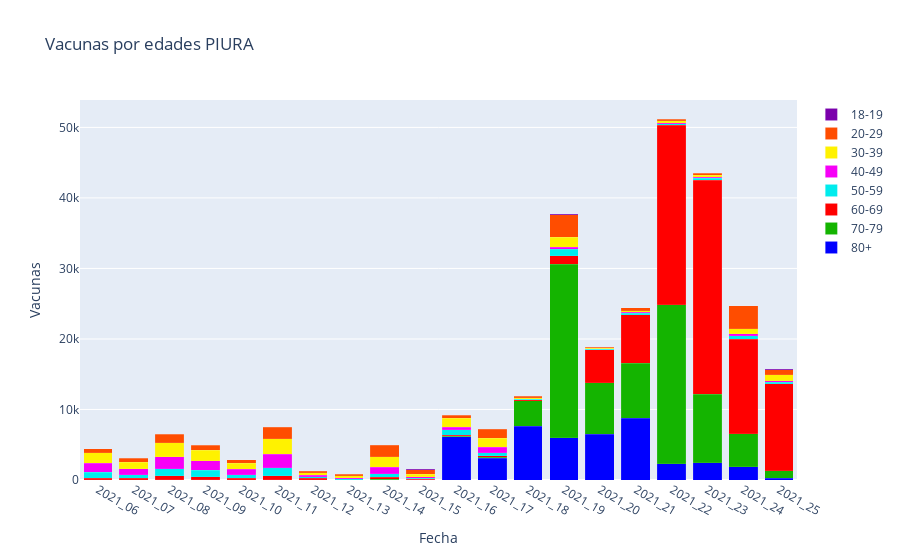
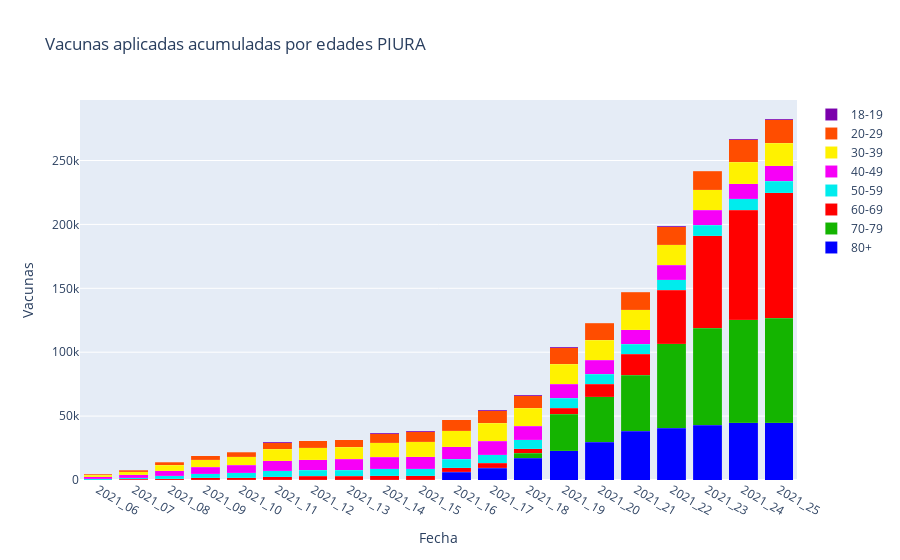
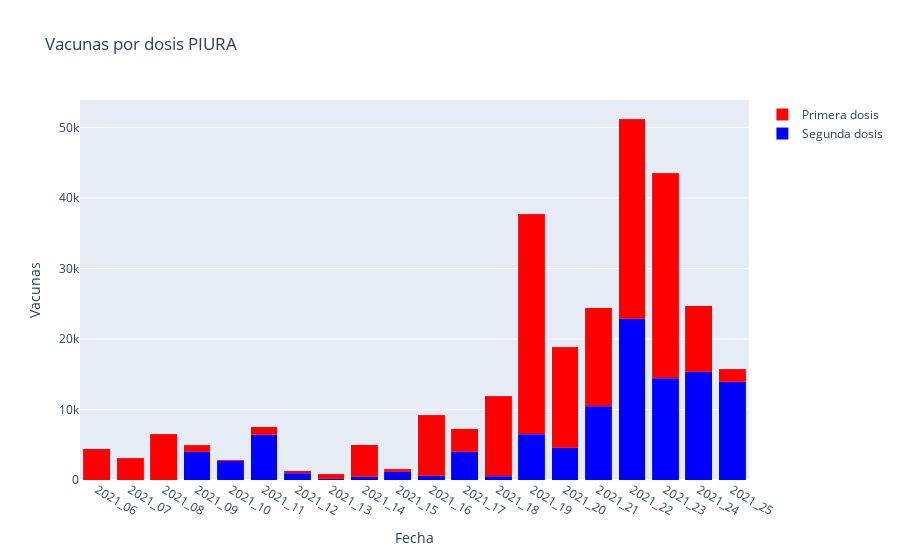
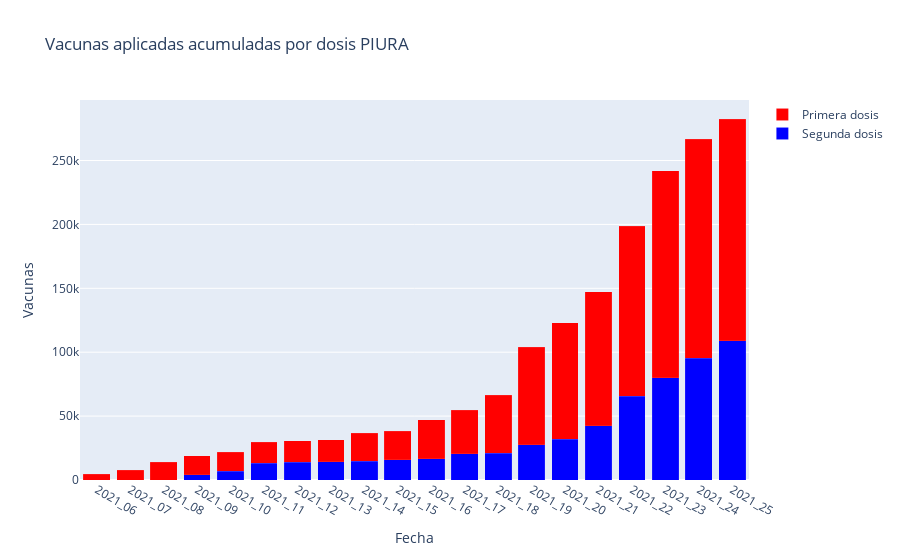

The code cell stored with these charts, in order, in its notebook:
### Code cell
# Tipo de grafico 2:
# Departamento
# Por semana
graficar_datos_depa_prov('PIURA', df_c, ubi = 'depa', periodo = 'sem')

### Figure 1 — Plotly figure (JSON) as saved in the notebook; plotly's stock layout.template omitted (floating-point values rounded to 4 significant figures)
{"data": [{"marker": {"color": "rgb(0,0,255)", "line": {"color": "rgba(248,248,249)", "width": 0.1}}, "name": "80+", "type": "bar", "x": ["2021_06", "2021_07", "2021_08", "2021_09", "2021_10", "2021_11", "2021_12", "2021_13", "2021_14", "2021_15", "2021_16", "2021_17", "2021_18", "2021_19", "2021_20", "2021_21", "2021_22", "2021_23", "2021_24", "2021_25"], "y": [0, 0, 1, 0, 0, 0, 9, 0, 7, 10, 6157, 3060, 7626, 6015, 6470, 8776, 2279, 2458, 1867, 226]}, {"marker": {"color": "rgb(20,180,0)", "line": {"color": "rgba(248,248,249)", "width": 0.1}}, "name": "70-79", "type": "bar", "x": ["2021_06", "2021_07", "2021_08", "2021_09", "2021_10", "2021_11", "2021_12", "2021_13", "2021_14", "2021_15", "2021_16", "2021_17", "2021_18", "2021_19", "2021_20", "2021_21", "2021_22", "2021_23", "2021_24", "2021_25"], "y": [3, 3, 19, 7, 2, 23, 14, 10, 96, 14, 71, 158, 3609, 24566, 7323, 7763, 22606, 9692, 4695, 1092]}, {"marker": {"color": "rgb(255,0,0)", "line": {"color": "rgba(248,248,249)", "width": 0.1}}, "name": "60-69", "type": "bar", "x": ["2021_06", "2021_07", "2021_08", "2021_09", "2021_10", "2021_11", "2021_12", "2021_13", "2021_14", "2021_15", "2021_16", "2021_17", "2021_18", "2021_19", "2021_20", "2021_21", "2021_22", "2021_23", "2021_24", "2021_25"], "y": [279, 262, 598, 462, 254, 604, 235, 49, 275, 48, 151, 246, 126, 1250, 4684, 6927, 25407, 30338, 13429, 12356]}, {"marker": {"color": "rgb(0,236,237)", "line": {"color": "rgba(248,248,249)", "width": 0.1}}, "name": "50-59", "type": "bar", "x": ["2021_06", "2021_07", "2021_08", "2021_09", "2021_10", "2021_11", "2021_12", "2021_13", "2021_14", "2021_15", "2021_16", "2021_17", "2021_18", "2021_19", "2021_20", "2021_21", "2021_22", "2021_23", "2021_24", "2021_25"], "y": [808, 483, 977, 888, 466, 1081, 175, 94, 488, 155, 781, 411, 58, 861, 58, 163, 218, 313, 449, 158]}, {"marker": {"color": "rgb(247,0,247)", "line": {"color": "rgba(248,248,249)", "width": 0.1}}, "name": "40-49", "type": "bar", "x": ["2021_06", "2021_07", "2021_08", "2021_09", "2021_10", "2021_11", "2021_12", "2021_13", "2021_14", "2021_15", "2021_16", "2021_17", "2021_18", "2021_19", "2021_20", "2021_21", "2021_22", "2021_23", "2021_24", "2021_25"], "y": [1285, 861, 1687, 1355, 787, 1911, 269, 158, 917, 232, 349, 764, 75, 312, 58, 165, 183, 164, 275, 242]}, {"marker": {"color": "rgb(255,242,0)", "line": {"color": "rgba(248,248,249)", "width": 0.1}}, "name": "30-39", "type": "bar", "x": ["2021_06", "2021_07", "2021_08", "2021_09", "2021_10", "2021_11", "2021_12", "2021_13", "2021_14", "2021_15", "2021_16", "2021_17", "2021_18", "2021_19", "2021_20", "2021_21", "2021_22", "2021_23", "2021_24", "2021_25"], "y": [1487, 907, 1973, 1504, 851, 2245, 295, 269, 1547, 340, 1229, 1266, 182, 1418, 81, 212, 218, 230, 716, 829]}, {"marker": {"color": "rgb(255,77,0)", "line": {"color": "rgba(248,248,249)", "width": 0.1}}, "name": "20-29", "type": "bar", "x": ["2021_06", "2021_07", "2021_08", "2021_09", "2021_10", "2021_11", "2021_12", "2021_13", "2021_14", "2021_15", "2021_16", "2021_17", "2021_18", "2021_19", "2021_20", "2021_21", "2021_22", "2021_23", "2021_24", "2021_25"], "y": [602, 581, 1222, 682, 519, 1638, 263, 238, 1628, 621, 465, 1320, 168, 3175, 170, 408, 247, 276, 3250, 740]}, {"marker": {"color": "rgb(123,0,172)", "line": {"color": "rgba(248,248,249)", "width": 0.1}}, "name": "18-19", "type": "bar", "x": ["2021_06", "2021_07", "2021_08", "2021_09", "2021_10", "2021_11", "2021_12", "2021_13", "2021_14", "2021_15", "2021_16", "2021_17", "2021_18", "2021_19", "2021_20", "2021_21", "2021_22", "2021_23", "2021_24", "2021_25"], "y": [2, 9, 13, 7, 8, 78, 23, 3, 50, 91, 4, 54, 8, 55, 9, 23, 35, 32, 60, 64]}], "layout": {"barmode": "stack", "title": {"text": "Vacunas por edades PIURA"}, "xaxis": {"title": {"text": "Fecha"}}, "yaxis": {"title": {"text": "Vacunas"}}}}

### Figure 2 — Plotly figure (JSON) as saved in the notebook; plotly's stock layout.template omitted (floating-point values rounded to 4 significant figures)
{"data": [{"marker": {"color": "rgb(0,0,255)", "line": {"color": "rgba(248,248,249)", "width": 0.1}}, "name": "80+", "type": "bar", "x": ["2021_06", "2021_07", "2021_08", "2021_09", "2021_10", "2021_11", "2021_12", "2021_13", "2021_14", "2021_15", "2021_16", "2021_17", "2021_18", "2021_19", "2021_20", "2021_21", "2021_22", "2021_23", "2021_24", "2021_25"], "y": [0, 0, 1, 1, 1, 1, 10, 10, 17, 27, 6184, 9244, 16870, 22885, 29355, 38131, 40410, 42868, 44735, 44961]}, {"marker": {"color": "rgb(20,180,0)", "line": {"color": "rgba(248,248,249)", "width": 0.1}}, "name": "70-79", "type": "bar", "x": ["2021_06", "2021_07", "2021_08", "2021_09", "2021_10", "2021_11", "2021_12", "2021_13", "2021_14", "2021_15", "2021_16", "2021_17", "2021_18", "2021_19", "2021_20", "2021_21", "2021_22", "2021_23", "2021_24", "2021_25"], "y": [3, 6, 25, 32, 34, 57, 71, 81, 177, 191, 262, 420, 4029, 28595, 35918, 43681, 66287, 75979, 80674, 81766]}, {"marker": {"color": "rgb(255,0,0)", "line": {"color": "rgba(248,248,249)", "width": 0.1}}, "name": "60-69", "type": "bar", "x": ["2021_06", "2021_07", "2021_08", "2021_09", "2021_10", "2021_11", "2021_12", "2021_13", "2021_14", "2021_15", "2021_16", "2021_17", "2021_18", "2021_19", "2021_20", "2021_21", "2021_22", "2021_23", "2021_24", "2021_25"], "y": [279, 541, 1139, 1601, 1855, 2459, 2694, 2743, 3018, 3066, 3217, 3463, 3589, 4839, 9523, 16450, 41857, 72195, 85624, 97980]}, {"marker": {"color": "rgb(0,236,237)", "line": {"color": "rgba(248,248,249)", "width": 0.1}}, "name": "50-59", "type": "bar", "x": ["2021_06", "2021_07", "2021_08", "2021_09", "2021_10", "2021_11", "2021_12", "2021_13", "2021_14", "2021_15", "2021_16", "2021_17", "2021_18", "2021_19", "2021_20", "2021_21", "2021_22", "2021_23", "2021_24", "2021_25"], "y": [808, 1291, 2268, 3156, 3622, 4703, 4878, 4972, 5460, 5615, 6396, 6807, 6865, 7726, 7784, 7947, 8165, 8478, 8927, 9085]}, {"marker": {"color": "rgb(247,0,247)", "line": {"color": "rgba(248,248,249)", "width": 0.1}}, "name": "40-49", "type": "bar", "x": ["2021_06", "2021_07", "2021_08", "2021_09", "2021_10", "2021_11", "2021_12", "2021_13", "2021_14", "2021_15", "2021_16", "2021_17", "2021_18", "2021_19", "2021_20", "2021_21", "2021_22", "2021_23", "2021_24", "2021_25"], "y": [1285, 2146, 3833, 5188, 5975, 7886, 8155, 8313, 9230, 9462, 9811, 10575, 10650, 10962, 11020, 11185, 11368, 11532, 11807, 12049]}, {"marker": {"color": "rgb(255,242,0)", "line": {"color": "rgba(248,248,249)", "width": 0.1}}, "name": "30-39", "type": "bar", "x": ["2021_06", "2021_07", "2021_08", "2021_09", "2021_10", "2021_11", "2021_12", "2021_13", "2021_14", "2021_15", "2021_16", "2021_17", "2021_18", "2021_19", "2021_20", "2021_21", "2021_22", "2021_23", "2021_24", "2021_25"], "y": [1487, 2394, 4367, 5871, 6722, 8967, 9262, 9531, 11078, 11418, 12647, 13913, 14095, 15513, 15594, 15806, 16024, 16254, 16970, 17799]}, {"marker": {"color": "rgb(255,77,0)", "line": {"color": "rgba(248,248,249)", "width": 0.1}}, "name": "20-29", "type": "bar", "x": ["2021_06", "2021_07", "2021_08", "2021_09", "2021_10", "2021_11", "2021_12", "2021_13", "2021_14", "2021_15", "2021_16", "2021_17", "2021_18", "2021_19", "2021_20", "2021_21", "2021_22", "2021_23", "2021_24", "2021_25"], "y": [602, 1183, 2405, 3087, 3606, 5244, 5507, 5745, 7373, 7994, 8459, 9779, 9947, 13122, 13292, 13700, 13947, 14223, 17473, 18213]}, {"marker": {"color": "rgb(123,0,172)", "line": {"color": "rgba(248,248,249)", "width": 0.1}}, "name": "18-19", "type": "bar", "x": ["2021_06", "2021_07", "2021_08", "2021_09", "2021_10", "2021_11", "2021_12", "2021_13", "2021_14", "2021_15", "2021_16", "2021_17", "2021_18", "2021_19", "2021_20", "2021_21", "2021_22", "2021_23", "2021_24", "2021_25"], "y": [2, 11, 24, 31, 39, 117, 140, 143, 193, 284, 288, 342, 350, 405, 414, 437, 472, 504, 564, 628]}], "layout": {"barmode": "stack", "title": {"text": "Vacunas aplicadas acumuladas por edades PIURA"}, "xaxis": {"title": {"text": "Fecha"}}, "yaxis": {"title": {"text": "Vacunas"}}}}

### Figure 3 — Plotly figure (JSON) as saved in the notebook; plotly's stock layout.template omitted (floating-point values rounded to 4 significant figures)
{"data": [{"marker": {"color": "rgb(0,0,255)", "line": {"color": "rgba(248,248,249)", "width": 0.1}}, "name": "Segunda dosis", "type": "bar", "x": ["2021_06", "2021_07", "2021_08", "2021_09", "2021_10", "2021_11", "2021_12", "2021_13", "2021_14", "2021_15", "2021_16", "2021_17", "2021_18", "2021_19", "2021_20", "2021_21", "2021_22", "2021_23", "2021_24", "2021_25"], "y": [0, 0, 0, 4037, 2700, 6398, 947, 196, 428, 1202, 582, 4033, 540, 6463, 4543, 10488, 22837, 14425, 15324, 13945]}, {"marker": {"color": "rgb(255,0,0)", "line": {"color": "rgba(248,248,249)", "width": 0.1}}, "name": "Primera dosis", "type": "bar", "x": ["2021_06", "2021_07", "2021_08", "2021_09", "2021_10", "2021_11", "2021_12", "2021_13", "2021_14", "2021_15", "2021_16", "2021_17", "2021_18", "2021_19", "2021_20", "2021_21", "2021_22", "2021_23", "2021_24", "2021_25"], "y": [4466, 3106, 6490, 868, 187, 1182, 336, 625, 4580, 309, 8625, 3246, 11312, 31189, 14310, 13949, 28356, 29078, 9417, 1762]}], "layout": {"barmode": "stack", "title": {"text": "Vacunas por dosis PIURA"}, "xaxis": {"title": {"text": "Fecha"}}, "yaxis": {"title": {"text": "Vacunas"}}}}

### Figure 4 — Plotly figure (JSON) as saved in the notebook; plotly's stock layout.template omitted (floating-point values rounded to 4 significant figures)
{"data": [{"marker": {"color": "rgb(0,0,255)", "line": {"color": "rgba(248,248,249)", "width": 0.1}}, "name": "Segunda dosis", "type": "bar", "x": ["2021_06", "2021_07", "2021_08", "2021_09", "2021_10", "2021_11", "2021_12", "2021_13", "2021_14", "2021_15", "2021_16", "2021_17", "2021_18", "2021_19", "2021_20", "2021_21", "2021_22", "2021_23", "2021_24", "2021_25"], "y": [0, 0, 0, 4037, 6737, 13135, 14082, 14278, 14706, 15908, 16490, 20523, 21063, 27526, 32069, 42557, 65394, 79819, 95143, 109088]}, {"marker": {"color": "rgb(255,0,0)", "line": {"color": "rgba(248,248,249)", "width": 0.1}}, "name": "Primera dosis", "type": "bar", "x": ["2021_06", "2021_07", "2021_08", "2021_09", "2021_10", "2021_11", "2021_12", "2021_13", "2021_14", "2021_15", "2021_16", "2021_17", "2021_18", "2021_19", "2021_20", "2021_21", "2021_22", "2021_23", "2021_24", "2021_25"], "y": [4466, 7572, 14062, 14930, 15117, 16299, 16635, 17260, 21840, 22149, 30774, 34020, 45332, 76521, 90831, 104780, 133136, 162214, 171631, 173393]}], "layout": {"barmode": "stack", "title": {"text": "Vacunas aplicadas acumuladas por dosis PIURA"}, "xaxis": {"title": {"text": "Fecha"}}, "yaxis": {"title": {"text": "Vacunas"}}}}
